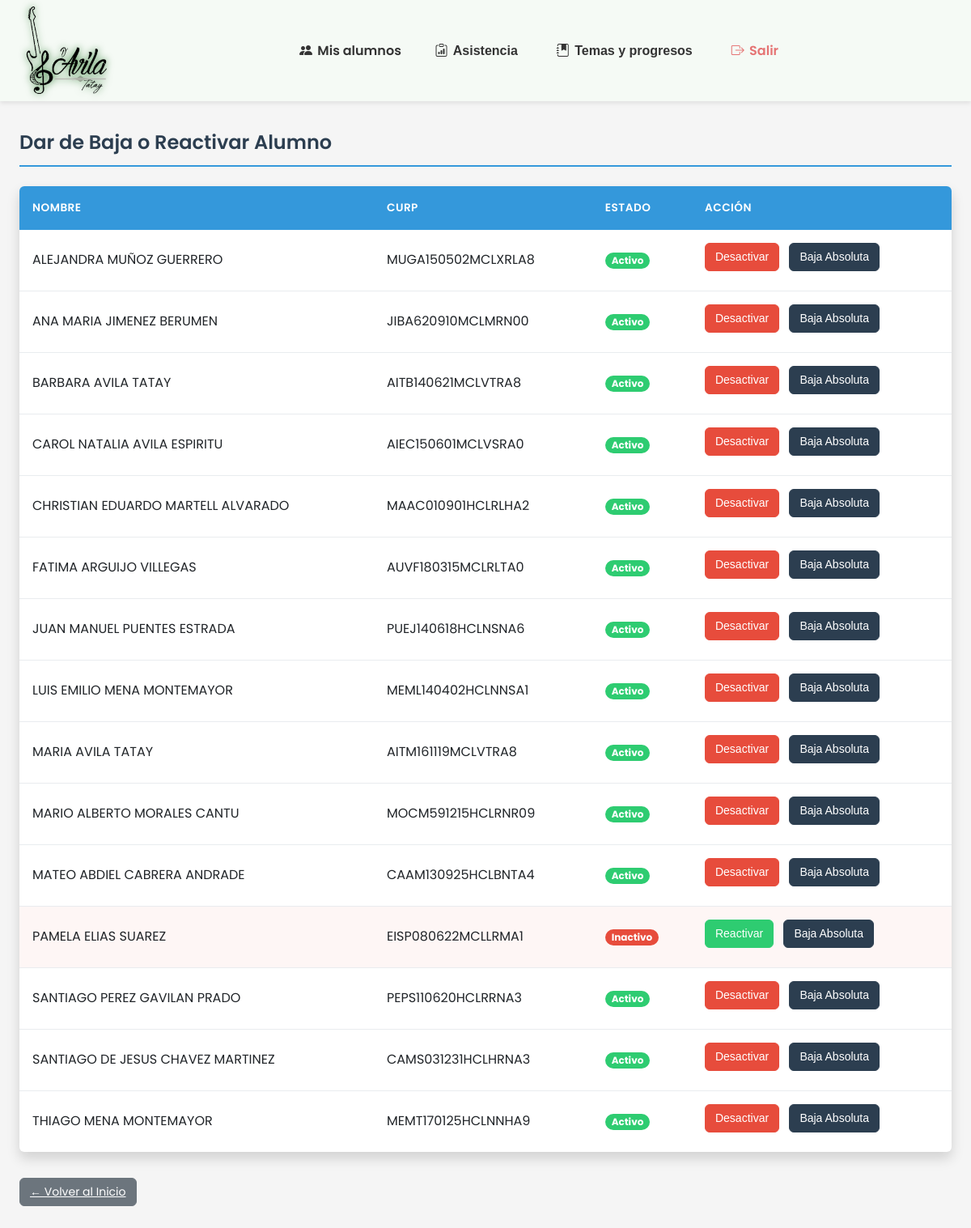
/bajas.php, run on an earlier commit of the app's database.
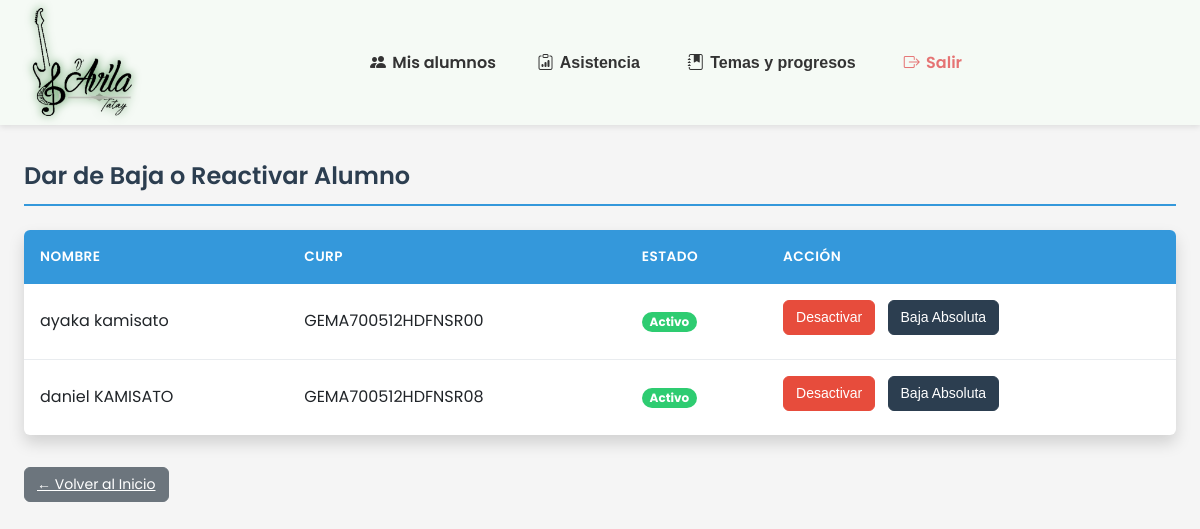
And on a later commit of the database.
### tables this page shows
CREATE TABLE `alumnos` (
  `curp` varchar(18) NOT NULL,
  `nombre` varchar(50) NOT NULL,
  `apellidos` varchar(100) NOT NULL,
  `nombre_tutor` varchar(100) DEFAULT NULL,
  `fecha_nacimiento` date NOT NULL,
  `telefono` varchar(15) DEFAULT NULL,
  `mensualidad` decimal(10,2) NOT NULL DEFAULT 0.00,
  `activo` tinyint(1) DEFAULT 1,
  `fecha_registro` timestamp NOT NULL DEFAULT current_timestamp(),
  PRIMARY KEY (`curp`)
);

### bajas.php (the view, shortened to what this page needs)
<?php
require_once __DIR__ . '/includes/bd.php';
$alumnos = $conexion->query("SELECT curp, nombre, apellidos, activo FROM alumnos ORDER BY nombre, apellidos");
?>
<!DOCTYPE html>
<html lang="es">
<head>
</head>
<body>
  <?php include 'navbar.php'; ?>
  <main>
    <h2>Dar de Baja o Reactivar Alumno</h2>
    <div class="table-responsive">
      <table>
        <thead>
          <tr>
            <th>Nombre</th>
            <th>CURP</th>
            <th>Estado</th>
            <th>Acción</th>
          </tr>
        </thead>
        <tbody>
          <?php while ($alumno = $alumnos->fetch_assoc()): ?>
            <tr class="<?= !$alumno['activo'] ? 'inactive' : '' ?>">
              <td><?= htmlspecialchars($alumno['nombre'] . ' ' . $alumno['apellidos']) ?></td>
              <td><?= htmlspecialchars($alumno['curp']) ?></td>
              <td>
                <?php if ($alumno['activo']): ?>
                  <span class="badge active">Activo</span>
                <?php else: ?>
                  <span class="badge inactive">Inactivo</span>
                <?php endif; ?>
              </td>
              <td>
                <?php if ($alumno['activo']): ?>
                  <button class="btn btn-danger btn-toggle-estado" data-curp="<?= htmlspecialchars($alumno['curp']) ?>"
                    data-estado="0">
                    Desactivar
                  </button>
                <?php else: ?>
                  <button class="btn btn-success btn-toggle-estado" data-curp="<?= htmlspecialchars($alumno['curp']) ?>"
                    data-estado="1">
                    Reactivar
                  </button>
                <?php endif; ?>
                <button class="btn btn-dark btn-baja-absoluta" data-curp="<?= htmlspecialchars($alumno['curp']) ?>">
                  Baja Absoluta
                </button>
              </td>
            </tr>
          <?php endwhile; ?>
        </tbody>
      </table>
    </div>
    <a href="lista_alumnos.php" class="btn btn-secondary">← Volver al Inicio</a>
  </main>
</body>
</html>

### navbar.php (shortened to what this page needs)
<!DOCTYPE html>
<html lang="es">
<head>
  <link href="https://cdn.jsdelivr.net/npm/bootstrap-icons@1.10.5/font/bootstrap-icons.css" rel="stylesheet" />
</head>
<body>
  <nav class="navbar" role="navigation" aria-label="Menú principal">
    <a href="#" class="navbar-logo" aria-label="Inicio">
      <img src="musiclogo.png" alt="Logo" width="100" height="auto" />
    </a>
    <ul class="navbar-menu" id="navbarMenu">
      <li><a href="lista_alumnos.php"><i class="bi bi-people-fill"></i> Mis alumnos</a></li>
      <li class="nav-dropdown">
        <button class="dropdown-toggle" aria-expanded="false" aria-controls="submenuAsistencia" aria-haspopup="true">
          <i class="bi bi-clipboard-data"></i> Asistencia <i class=""></i>
        </button>
      </li>
      <li class="nav-dropdown">
        <button class="dropdown-toggle" aria-expanded="false" aria-controls="submenuGestionTemas2" aria-haspopup="true">
          <i class="bi bi-journal-bookmark-fill"></i> Temas y progresos <i class=""></i>
        </button>
      </li>
      <li><a href="logout.php" style="color: #e57373;"><i class="bi bi-box-arrow-right"></i> Salir</a></li>
    </ul>
  </nav>
</body>
</html>

### bajas.php (style rules this page uses)
:root { --primary-color: #3498db; --secondary-color: #2c3e50; --success-color: #2ecc71; --danger-color: #e74c3c; --warning-color: #f39c12; --info-color: #1abc9c; --light-color: #ecf0f1; --dark-color: #34495e; --white: #ffffff; --gray-light: #f8f9fa; --gray-medium: #e9ecef; --gray-dark: #6c757d; --border-radius: 0.375rem; --box-shadow: 0 0.5rem 1rem rgba(0, 0, 0, 0.15); --transition: all 0.3s ease; }
* { box-sizing: border-box; margin: 0; padding: 0; }
body { font-family: 'Segoe UI', Tahoma, Geneva, Verdana, sans-serif; line-height: 1.6; color: #212529; background-color: #f5f5f5; padding-bottom: 2rem; }
main { max-width: 1200px; margin: 2rem auto; padding: 0 1.5rem; }
h2 { color: var(--secondary-color); margin-bottom: 1.5rem; padding-bottom: 0.5rem; border-bottom: 2px solid var(--primary-color); font-weight: 600; }
.table-responsive { width: 100%; overflow-x: auto; box-shadow: var(--box-shadow); border-radius: var(--border-radius); background-color: var(--white); margin-bottom: 2rem; }
table { width: 100%; border-collapse: collapse; }
thead { background-color: var(--primary-color); color: var(--white); }
th, td { padding: 1rem; text-align: left; vertical-align: middle; }
th { font-weight: 600; text-transform: uppercase; font-size: 0.85rem; letter-spacing: 0.5px; }
tbody tr { border-bottom: 1px solid var(--gray-medium); transition: var(--transition); }
tbody tr:last-child { border-bottom: none; }
.badge { display: inline-block; padding: 0.35em 0.65em; font-size: 0.75em; font-weight: 700; line-height: 1; text-align: center; white-space: nowrap; vertical-align: baseline; border-radius: 50rem; }
.badge.active { background-color: var(--success-color); color: var(--white); }
.btn { display: inline-block; font-weight: 400; text-align: center; white-space: nowrap; vertical-align: middle; user-select: none; border: 1px solid transparent; padding: 0.375rem 0.75rem; font-size: 0.875rem; line-height: 1.5; border-radius: var(--border-radius); transition: var(--transition); cursor: pointer; margin-right: 0.5rem; margin-bottom: 0.5rem; }
.btn-secondary { color: var(--white); background-color: var(--gray-dark); border-color: var(--gray-dark); }
.btn-danger { color: var(--white); background-color: var(--danger-color); border-color: var(--danger-color); }
.btn-dark { color: var(--white); background-color: var(--secondary-color); border-color: var(--secondary-color); }
tbody tr { animation: fadeIn 0.3s ease forwards; }
tbody tr:nth-child(odd) { animation-delay: 0.05s; }
tbody tr:nth-child(even) { animation-delay: 0.1s; }
tbody tr.inactive { background-color: rgba(231, 76, 60, 0.05); }
.badge.inactive { background-color: var(--danger-color); color: var(--white); }
.btn-success { color: var(--white); background-color: var(--success-color); border-color: var(--success-color); }

### navbar.php (style rules this page uses)
body { font-family: 'Poppins', sans-serif; }
.navbar { display: flex; align-items: center; padding: 0.5rem 2rem; background-color: #f5faf5; position: relative; z-index: 1000; user-select: none; box-shadow: 0 2px 6px rgba(0, 0, 0, 0.1); }
.navbar-logo { margin-right: 2rem; flex-shrink: 0; }
.navbar-logo img { display: block; width: 100px; height: auto; object-fit: contain; filter: drop-shadow(0 0 5px #2e7d32); }
.navbar-menu { list-style: none; margin: 0; padding: 0; display: flex; gap: 1.2rem; flex-grow: 1; justify-content: center; align-items: center; }
.navbar-menu a, .nav-dropdown > button.dropdown-toggle { color: #333333; text-decoration: none; font-weight: 600; display: flex; align-items: center; gap: 0.4rem; padding: 0.4rem 0.7rem; border-radius: 6px; background: none; border: none; cursor: pointer; transition: background 0.3s, box-shadow 0.3s, color 0.3s; font-size: 1rem; }
.nav-dropdown { position: relative; }

What changed in the data, as far as the page shows it:
removed alumnos: nombre+apellidos "ALEJANDRA MUÑOZ GUERRERO", curp "MUGA150502MCLXRLA8", activo "Activo"
removed alumnos: nombre+apellidos "ANA MARIA JIMENEZ BERUMEN", curp "JIBA620910MCLMRN00", activo "Activo"
removed alumnos: nombre+apellidos "BARBARA AVILA TATAY", curp "AITB140621MCLVTRA8", activo "Activo"
removed alumnos: nombre+apellidos "CAROL NATALIA AVILA ESPIRITU", curp "AIEC150601MCLVSRA0", activo "Activo"
removed alumnos: nombre+apellidos "CHRISTIAN EDUARDO MARTELL ALVARADO", curp "MAAC010901HCLRLHA2", activo "Activo"
removed alumnos: nombre+apellidos "FATIMA ARGUIJO VILLEGAS", curp "AUVF180315MCLRLTA0", activo "Activo"
removed alumnos: nombre+apellidos "JUAN MANUEL PUENTES ESTRADA", curp "PUEJ140618HCLNSNA6", activo "Activo"
removed alumnos: nombre+apellidos "LUIS EMILIO MENA MONTEMAYOR", curp "MEML140402HCLNNSA1", activo "Activo"
removed alumnos: nombre+apellidos "MARIA AVILA TATAY", curp "AITM161119MCLVTRA8", activo "Activo"
removed alumnos: nombre+apellidos "MARIO ALBERTO MORALES CANTU", curp "MOCM591215HCLRNR09", activo "Activo"
removed alumnos: nombre+apellidos "MATEO ABDIEL CABRERA ANDRADE", curp "CAAM130925HCLBNTA4", activo "Activo"
removed alumnos: nombre+apellidos "PAMELA ELIAS SUAREZ", curp "EISP080622MCLLRMA1", activo "Inactivo"
removed alumnos: nombre+apellidos "SANTIAGO PEREZ GAVILAN PRADO", curp "PEPS110620HCLRRNA3", activo "Activo"
removed alumnos: nombre+apellidos "SANTIAGO DE JESUS CHAVEZ MARTINEZ", curp "CAMS031231HCLHRNA3", activo "Activo"
removed alumnos: nombre+apellidos "THIAGO MENA MONTEMAYOR", curp "MEMT170125HCLNNHA9", activo "Activo"
added alumnos: nombre+apellidos "ayaka kamisato", curp "GEMA700512HDFNSR00", activo "Activo"
added alumnos: nombre+apellidos "daniel KAMISATO", curp "GEMA700512HDFNSR08", activo "Activo"
